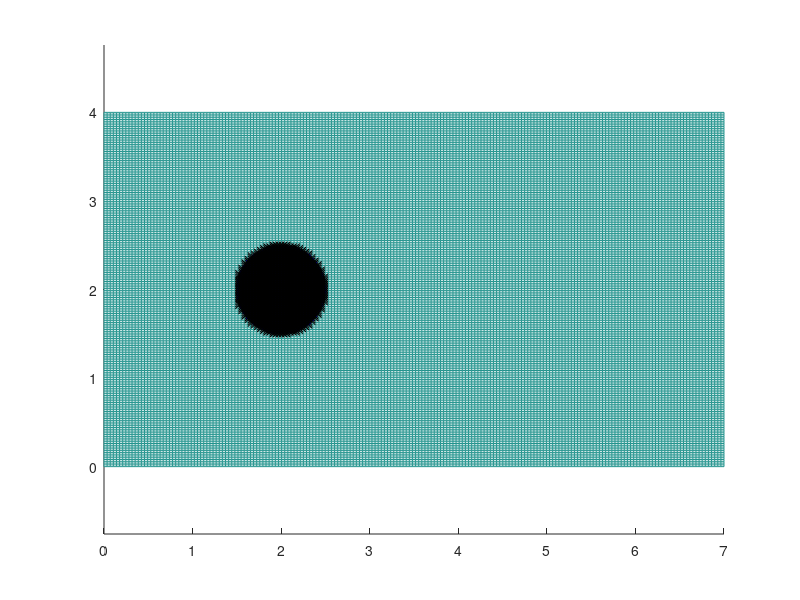

This figure's MATLAB source: (Note: this script raises an error after producing the figure.)
clear all
close all
clc

D=1;
Ly=4*D; % Domain Lengths
Lx=7*D;


Re=20000;
%mu=16.97*(10^-6); % m^2/s
mu=0.01;
rho=1.127; % kg/m^3

U=1; % Velocity
w=1.1; % SOR Relaxation Factor

Nx=200; % Grid Size
Ny=200;

dx=Lx/(Nx-1); % dx and dy
dy=Ly/(Ny-1);

% Defining Staggered grid

xstart=0;
ystart=0;

x=zeros(Nx,1);
y=zeros(Ny,1);

for i=1:Nx
x(i)=xstart+(i-1)*dx;
end

for i=1:Ny
y(i)=ystart+(i-1)*dy;
end

% Pressure points
xp=zeros(Nx+1,1);
yp=zeros(Ny+1,1);
p=zeros(Nx+1,Ny+1);

% u-velocity points
xu=zeros(Nx,1);
yu=zeros(Ny+1,1);
u=zeros(Nx,Ny+1);
ut=zeros(Nx,Ny+1); % Predicted Velocity Array
G1=zeros(Nx-1,Ny); % Will be used in RK3

% v-velocity points
xv=zeros(Nx+1,1);
yv=zeros(Ny,1);
v=zeros(Nx+1,Ny);
vt=zeros(Nx+1,Ny); % Predicted Velocity Array
G2=zeros(Nx,Ny-1); % Will be used in RK3


% Defining Pressure Points
for i=2:Nx
    for j=2:Ny
        xp(i)=(x(i-1)+x(i))/2;
        yp(j)=(y(j-1)+y(j))/2;
    end
end
xp(1)=xp(2)-dx;
yp(1)=yp(2)-dy;

xp(end)=xp(end-1)+dx;
yp(end)=yp(end-1)+dy;

% Defining u-velocity points
for i=1:Nx
    for j=2:Ny
        xu(i)=x(i);
        yu(j)=(y(j-1)+y(j))/2;
    end
end
xu(1)=xu(2)-dx;
yu(1)=yu(2)-dy;

xu(end)=xu(end-1)+dx;
yu(end)=yu(end-1)+dy;

% Defining v-velocity points

for i=2:Nx
    for j=1:Ny
        xv(i)=(x(i-1)+x(i))/2;
        yv(j)=y(j);
    end
end

xv(1)=xv(2)-dx;
yv(1)=yv(2)-dy;

xv(end)=xv(end-1)+dx;
yv(end)=yv(end-1)+dy;


% Plotting the Grid
figure
hold on
mesh(x,y,zeros(Nx,Ny)) % Mesh

% for i=1:Nx+1
%     for j=1:Ny+1
%         plot(xp(i),yp(j),'.b')
%     end
% end
% for i=1:Nx
%     for j=1:Ny
%         plot(x(i),y(j),'.r')
%     end
% end
% for i=1:Nx
%     for j=1:Ny+1
%         plot(xu(i),yu(j),'xc')
%     end
% end
% for i=1:Nx+1
%     for j=1:Ny
%         plot(xv(i),yv(j),'*m')
%     end
% end

xcircle=linspace(2+D/2,2-D/2,150);
ycircle=sqrt((D/2)^2-(xcircle-2).^2);

xcircle=[xcircle,fliplr(xcircle(1:end-1))];
ycircle=[ycircle,-fliplr(ycircle(1:end-1))];

ycircle=ycircle+2;

plot(xcircle,ycircle,'k')

axis equal

egu=1;
for i=1:length(xu)
    for j=1:length(yu)
        
        if(sqrt((xu(i)-2)^2+(yu(j)-2)^2)<=D/2)
            iu(egu,:)=[i,j];
            egu=egu+1;
        end
        
    end
end
for i=1:egu-1
    plot(xu(iu(i,1)),yu(iu(i,2)),'.b')
end
egv=1;
for i=1:length(xv)
    for j=1:length(yv)
        
        if(sqrt((xv(i)-2)^2+(yv(j)-2)^2)<=D/2)
            iv(egv,:)=[i,j];
            egv=egv+1;
        end
        
    end
end
for i=1:egv-1
    plot(xv(iv(i,1)),yv(iv(i,2)),'xk')
end

t=0; % t-initial
tmax=5; % t-final
dt=0.34*min(dx,dy);
nt=ceil((tmax-t)/dt);
maxiter=100;
[X Y]=meshgrid(x,y);
%%
figure

for tstep=1:nt
    
    % RK3 First Step
    
     % Applying Boundary Conditions for Velocites
    u(:,1)=u(:,2);
    u(:,end)=u(:,end-1);
    v(:,1)=-v(:,2);
    v(:,end)=-v(:,end-1);
    
    u(1,:)=2*U-u(2,:);
    u(end,:)=u(end-1,:);
    v(1,:)=-v(2,:);
    v(end,:)=-v(end-1,:);

    % Calculating Predicted Velocities

    ue1=(u(2:Nx-1,2:Ny)+u(3:Nx,2:Ny))/2;
    uw1=(u(2:Nx-1,2:Ny)+u(1:Nx-2,2:Ny))/2;
    us1=(u(2:Nx-1,2:Ny)+u(2:Nx-1,1:Ny-1))/2;
    un1=(u(2:Nx-1,2:Ny)+u(2:Nx-1,3:Ny+1))/2;
    vs1=(v(2:Nx-1,1:Ny-1)+v(3:Nx,1:Ny-1))/2;
    vn1=(v(2:Nx-1,2:Ny)+v(3:Nx,2:Ny))/2;
        
    G1(2:Nx-1,2:Ny)=(F1C(ue1,uw1,us1,un1,vs1,vn1,dx,dy)+FV(u(2:Nx-1,2:Ny),u(3:Nx,2:Ny),u(1:Nx-2,2:Ny)...
                             ,u(2:Nx-1,3:Ny+1),u(2:Nx-1,1:Ny-1),dx,dy,mu));
    ut(2:Nx-1,2:Ny)=u(2:Nx-1,2:Ny)+(dt/3)*G1(2:Nx-1,2:Ny); 
    
    for i=1:egu-1
        ut(iu(i,1),iu(i,2))=0;
    end
            
    vn12=(v(2:Nx,2:Ny-1)+v(2:Nx,3:Ny))/2;
    vs12=(v(2:Nx,2:Ny-1)+v(2:Nx,1:Ny-2))/2;
    ve12=(v(2:Nx,2:Ny-1)+v(3:Nx+1,2:Ny-1))/2;
    vw12=(v(2:Nx,2:Ny-1)+v(1:Nx-1,2:Ny-1))/2;
    ue12=(u(2:Nx,2:Ny-1)+u(2:Nx,3:Ny))/2;
    uw12=(u(1:Nx-1,2:Ny-1)+u(1:Nx-1,3:Ny))/2;
        
    G2(2:Nx,2:Ny-1)=(F2C(vn12,vs12,ve12,vw12,ue12,uw12,dx,dy)+FV(v(2:Nx,2:Ny-1),v(3:Nx+1,2:Ny-1),...
                             v(1:Nx-1,2:Ny-1),v(2:Nx,3:Ny),v(2:Nx,1:Ny-2),dx,dy,mu));
    vt(2:Nx,2:Ny-1)=v(2:Nx,2:Ny-1)+(dt/3)*G2(2:Nx,2:Ny-1);
    
    for i=1:egv-1
        vt(iv(i,1),iv(i,2))=0;
    end

    % Boundary Condition for Predicted Velocities
    ut(:,1)=ut(:,2);
    ut(:,end)=ut(:,end-1);
    vt(:,1)=-vt(:,2);
    vt(:,end)=-vt(:,end-1);
    
    ut(1,:)=2*U-ut(2,:);
    ut(end,:)=ut(end-1,:);
    vt(1,:)=-vt(2,:);
    vt(end,:)=-vt(end-1,:);

    % Solving Poisson Equation
    for it=1:maxiter
        for i=2:Nx
            for j=2:Ny
                p(i,j)=w*0.25*(p(i,j+1)+p(i,j-1)+p(i+1,j)+p(i-1,j)-(12*dy/(5*dt))*(vt(i,j)-vt(i,j-1))-(12*dx/(5*dt))*(ut(i,j)-ut(i-1,j)))+(1-w)*p(i,j);    
            end
        end
    p(:,1)=p(:,2);
    p(:,end)=p(:,end-1);

    p(1,:)=p(2,:);
    p(end,:)=p(end-1,:);
    end

    % Velocities after Second RK-3 Step
    u(2:Nx-1,2:Ny)=ut(2:Nx-1,2:Ny)-(dt/(dx*3))*(p(3:Nx,2:Ny)-p(2:Nx-1,2:Ny));

    v(2:Nx,2:Ny-1)=vt(2:Nx,2:Ny-1)-(dt/(dy*3))*(p(2:Nx,3:Ny)-p(2:Nx,2:Ny-1));
    
    %RK-3 Second Step
    
    % Applying Boundary Conditions for Velocites
    u(:,1)=u(:,2);
    u(:,end)=u(:,end-1);
    v(:,1)=-v(:,2);
    v(:,end)=-v(:,end-1);
    
    u(1,:)=2*U-u(2,:);
    u(end,:)=u(end-1,:);
    v(1,:)=-v(2,:);
    v(end,:)=-v(end-1,:);

    % Calculating Predicted Velocities

    ue1=(u(2:Nx-1,2:Ny)+u(3:Nx,2:Ny))/2;
    uw1=(u(2:Nx-1,2:Ny)+u(1:Nx-2,2:Ny))/2;
    us1=(u(2:Nx-1,2:Ny)+u(2:Nx-1,1:Ny-1))/2;
    un1=(u(2:Nx-1,2:Ny)+u(2:Nx-1,3:Ny+1))/2;
    vs1=(v(2:Nx-1,1:Ny-1)+v(3:Nx,1:Ny-1))/2;
    vn1=(v(2:Nx-1,2:Ny)+v(3:Nx,2:Ny))/2;
        
    G1(2:Nx-1,2:Ny)=-(5/9)*G1(2:Nx-1,2:Ny)+(F1C(ue1,uw1,us1,un1,vs1,vn1,dx,dy)+FV(u(2:Nx-1,2:Ny),u(3:Nx,2:Ny),u(1:Nx-2,2:Ny)...
                             ,u(2:Nx-1,3:Ny+1),u(2:Nx-1,1:Ny-1),dx,dy,mu));
    ut(2:Nx-1,2:Ny)=u(2:Nx-1,2:Ny)+(15*dt/16)*G1(2:Nx-1,2:Ny); 
    for i=1:egu-1
        ut(iu(i,1),iu(i,2))=0;
    end
            
    vn12=(v(2:Nx,2:Ny-1)+v(2:Nx,3:Ny))/2;
    vs12=(v(2:Nx,2:Ny-1)+v(2:Nx,1:Ny-2))/2;
    ve12=(v(2:Nx,2:Ny-1)+v(3:Nx+1,2:Ny-1))/2;
    vw12=(v(2:Nx,2:Ny-1)+v(1:Nx-1,2:Ny-1))/2;
    ue12=(u(2:Nx,2:Ny-1)+u(2:Nx,3:Ny))/2;
    uw12=(u(1:Nx-1,2:Ny-1)+u(1:Nx-1,3:Ny))/2;
        
    G2(2:Nx,2:Ny-1)=-(5/9)*G2(2:Nx,2:Ny-1)+(F2C(vn12,vs12,ve12,vw12,ue12,uw12,dx,dy)+FV(v(2:Nx,2:Ny-1),v(3:Nx+1,2:Ny-1),...
                             v(1:Nx-1,2:Ny-1),v(2:Nx,3:Ny),v(2:Nx,1:Ny-2),dx,dy,mu));
    vt(2:Nx,2:Ny-1)=v(2:Nx,2:Ny-1)+(15*dt/16)*G2(2:Nx,2:Ny-1);
    for i=1:egv-1
        vt(iv(i,1),iv(i,2))=0;
    end

    % Boundary Condition for Predicted Velocities
    ut(:,1)=ut(:,2);
    ut(:,end)=ut(:,end-1);
    vt(:,1)=-vt(:,2);
    vt(:,end)=-vt(:,end-1);
    
    ut(1,:)=2*U-ut(2,:);
    ut(end,:)=ut(end-1,:);
    vt(1,:)=-vt(2,:);
    vt(end,:)=-vt(end-1,:);

    % Solving Poisson Equation
    for it=1:maxiter
        for i=2:Nx
            for j=2:Ny
                 p(i,j)=w*0.25*(p(i,j+1)+p(i,j-1)+p(i+1,j)+p(i-1,j)-(12*dy/(5*dt))*(vt(i,j)-vt(i,j-1))-(12*dx/(5*dt))*(ut(i,j)-ut(i-1,j)))+(1-w)*p(i,j);   
            end
        end
    p(:,1)=p(:,2);
    p(:,end)=p(:,end-1);

    p(1,:)=p(2,:);
    p(end,:)=p(end-1,:);
    end

    % Velocities after Second RK-3 Step
    u(2:Nx-1,2:Ny)=ut(2:Nx-1,2:Ny)-(5*dt/(dx*12))*(p(3:Nx,2:Ny)-p(2:Nx-1,2:Ny));

    v(2:Nx,2:Ny-1)=vt(2:Nx,2:Ny-1)-(5*dt/(dy*12))*(p(2:Nx,3:Ny)-p(2:Nx,2:Ny-1));

    % RK-3 Third Step
    
    % Applying Boundary Conditions for Velocites
    u(:,1)=u(:,2);
    u(:,end)=u(:,end-1);
    v(:,1)=-v(:,2);
    v(:,end)=-v(:,end-1);
    
    u(1,:)=2*U-u(2,:);
    u(end,:)=u(end-1,:);
    v(1,:)=-v(2,:);
    v(end,:)=-v(end-1,:);

    % Calculating Predicted Velocities

    ue1=(u(2:Nx-1,2:Ny)+u(3:Nx,2:Ny))/2;
    uw1=(u(2:Nx-1,2:Ny)+u(1:Nx-2,2:Ny))/2;
    us1=(u(2:Nx-1,2:Ny)+u(2:Nx-1,1:Ny-1))/2;
    un1=(u(2:Nx-1,2:Ny)+u(2:Nx-1,3:Ny+1))/2;
    vs1=(v(2:Nx-1,1:Ny-1)+v(3:Nx,1:Ny-1))/2;
    vn1=(v(2:Nx-1,2:Ny)+v(3:Nx,2:Ny))/2;
        
    G1(2:Nx-1,2:Ny)=-(153/128)*G1(2:Nx-1,2:Ny)+(F1C(ue1,uw1,us1,un1,vs1,vn1,dx,dy)+FV(u(2:Nx-1,2:Ny),u(3:Nx,2:Ny),u(1:Nx-2,2:Ny)...
                             ,u(2:Nx-1,3:Ny+1),u(2:Nx-1,1:Ny-1),dx,dy,mu));
    ut(2:Nx-1,2:Ny)=u(2:Nx-1,2:Ny)+(8*dt/15)*G1(2:Nx-1,2:Ny);
    for i=1:egu-1
        ut(iu(i,1),iu(i,2))=0;
    end
            
    vn12=(v(2:Nx,2:Ny-1)+v(2:Nx,3:Ny))/2;
    vs12=(v(2:Nx,2:Ny-1)+v(2:Nx,1:Ny-2))/2;
    ve12=(v(2:Nx,2:Ny-1)+v(3:Nx+1,2:Ny-1))/2;
    vw12=(v(2:Nx,2:Ny-1)+v(1:Nx-1,2:Ny-1))/2;
    ue12=(u(2:Nx,2:Ny-1)+u(2:Nx,3:Ny))/2;
    uw12=(u(1:Nx-1,2:Ny-1)+u(1:Nx-1,3:Ny))/2;
        
    G2(2:Nx,2:Ny-1)=-(153/128)*G2(2:Nx,2:Ny-1)+(F2C(vn12,vs12,ve12,vw12,ue12,uw12,dx,dy)+FV(v(2:Nx,2:Ny-1),v(3:Nx+1,2:Ny-1),...
                             v(1:Nx-1,2:Ny-1),v(2:Nx,3:Ny),v(2:Nx,1:Ny-2),dx,dy,mu));
    vt(2:Nx,2:Ny-1)=v(2:Nx,2:Ny-1)+(8*dt/15)*G2(2:Nx,2:Ny-1);
    for i=1:egv-1
        vt(iv(i,1),iv(i,2))=0;
    end

    % Boundary Condition for Predicted Velocities
    ut(:,1)=ut(:,2);
    ut(:,end)=ut(:,end-1);
    vt(:,1)=-vt(:,2);
    vt(:,end)=-vt(:,end-1);
    
    ut(1,:)=2*U-ut(2,:);
    ut(end,:)=ut(end-1,:);
    vt(1,:)=-vt(2,:);
    vt(end,:)=-vt(end-1,:);

    % Solving Poisson Equation
    for it=1:maxiter
        for i=2:Nx
            for j=2:Ny
                 p(i,j)=w*0.25*(p(i,j+1)+p(i,j-1)+p(i+1,j)+p(i-1,j)-(12*dy/(5*dt))*(vt(i,j)-vt(i,j-1))-(12*dx/(5*dt))*(ut(i,j)-ut(i-1,j)))+(1-w)*p(i,j);    
            end
        end
    p(:,1)=p(:,2);
    p(:,end)=p(:,end-1);

    p(1,:)=p(2,:);
    p(end,:)=p(end-1,:);
    end

    % Velocities after Second RK-3 Step
    u(2:Nx-1,2:Ny)=ut(2:Nx-1,2:Ny)-(dt/(dx*4))*(p(3:Nx,2:Ny)-p(2:Nx-1,2:Ny));

    v(2:Nx,2:Ny-1)=vt(2:Nx,2:Ny-1)-(dt/(dy*4))*(p(2:Nx,3:Ny)-p(2:Nx,2:Ny-1));
    %RK-3 Complete


% Calculating the Velocities and Vorticity at Grid points

uu(1:Nx,1:Ny)=0.5*(u(1:Nx,2:Ny+1)+u(1:Nx,1:Ny));
vv(1:Nx,1:Ny)=0.5*(v(2:Nx+1,1:Ny)+v(1:Nx,1:Ny));
ww(1:Nx,1:Ny)=(u(1:Nx,2:Ny+1)-u(1:Nx,1:Nx)-v(2:Nx+1,1:Ny)+v(1:Nx,1:Ny))/(2*dx);

% Plotting Velocity Vectors and Vorticity Contours
hold off
%quiver(flipud(rot90(uu)),flipud(rot90(vv)),'k');
hold on;
%[h h]=contourf(flipud(rot90(ww)),100);axis equal; axis([1 Nx 1 Ny]);
[h h]=contourf(X,Y,(sqrt(uu.^2+vv.^2))',200);axis equal;
set(h,'LineStyle','none');
fill(xcircle,ycircle,'w')
%contour(flipud(rot90(p)),100),axis equal; axis([1 Nx 1 Ny]);
% hold off
% contourf(x,y,flipud(rot90(ww)))
% hold on;
drawnow
pause(0.01)

t=t+dt % Advancing Time Step

end

%% Post Processing

% Velocity Potential and Stream Function Calculation
[phi,psi]=flowfun(uu',vv');

% Plotting Streamfunction Contours
figure
[h h]=contourf(X,Y,psi,200); hold on; fill(xcircle,ycircle,'w'); axis equal
set(h,'LineStyle','none');


% Plotting Streamlines and Velocity Vectors
figure
hold on
plot([0,0,Lx,Lx,0],[0,Ly,Ly,0,0],'k');
quiver(X,Y,uu',vv',2,'b')
contour(X,Y,psi)
fill(xcircle,ycircle,'w')
axis([0 Lx 0 Ly])
axis equal
%%
figure
hold on;
[h h]=contourf(X,Y,(sqrt(uu.^2+vv.^2))',200);axis equal;
%[h h]=contourf(X,Y,flipud(rot90(ww)),1000);axis equal;
set(h,'LineStyle','none');
fill(xcircle,ycircle,'w')


